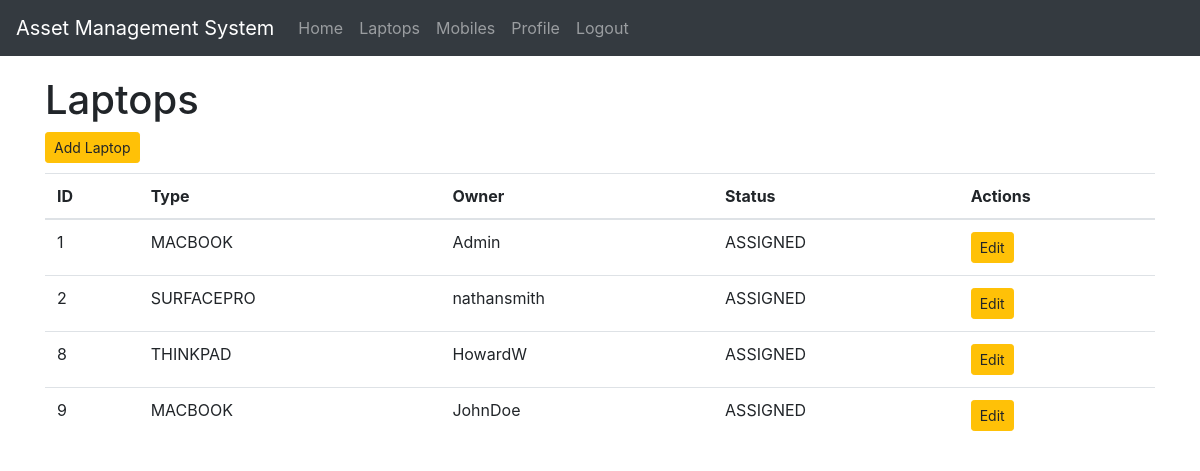
The page /display_laptops (signed in) on the database its author committed.
### inventory/models.py (models this page shows, shortened)
class Laptop(models.Model):
    type_choices = (
        ("SURFACEPRO", "Surface Pro"),
        ("MACBOOK", "MacBook"),
        ("THINKPAD", "Thinkpad"),
    )
    type = models.CharField(max_length=100, choices=type_choices, blank=False)
    owner = models.ForeignKey(User, blank=True, null=True, on_delete=models.CASCADE)
    status_choices = (
        ("AVAILABLE", "Device is available to be assigned"),
        ("ASSIGNED", "Device is assigned to a staff member"),
        ("SETUP_REQUIRED", "This device needs setting up before it can be assigned"),
    )
    status = models.CharField(max_length=100, choices=status_choices, blank=False)

### inventory/views.py (the view)
# urls.py: re_path(r"^display_laptops$", display_laptops, name="display_laptops"),
def display_laptops(request):
    items = Laptop.objects.all()
    context = {
        "items": items,
        "header": "Laptops",
    }
    return render(request, "inventory/index.html", context)

### inventory/templates/inventory/index.html (shortened to what this page needs)
{% extends 'inventory/base.html' %}
{% block body%}
    <h1>{{ header }}</h1>
    <div class="button-group">
        {% if header == "Laptops" %}
            <a href="{% url 'add_laptop' %}" class="btn btn-warning btn-sm" role="button">Add Laptop</a>
        {% elif header == "Mobiles" %}
            <a href="{% url 'add_mobile' %}" class="btn btn-warning btn-sm" role="button">Add Mobile</a>
        {% endif %}
    </div>
    {% if header == "Home" %}
        <h2>Welcome to the Asset Management System for NHSD</h2>
        {% if user.is_authenticated %}
            <p>Please select from one of the two following options</p>
            <a href="{% url 'display_laptops' %}" class="btn btn-primary btn-md" role="button">Laptops</a>
            <a href="{% url 'display_mobiles' %}" class="btn btn-primary btn-md" role="button">Mobiles</a>
        {% else %}
            <p>Please login or register an account to access this system</p>
            <a href="{% url 'login' %}" class="btn btn-primary btn-md" role="button">Login</a>
            <a href="{% url 'register_user' %}" class="btn btn-primary btn-md" role="button">Register</a>
        {% endif %}
    {% else %}
        <table class="table table-hover">
            <thead>
                <tr>
                    <th>ID</th>
                    <th>Type</th>
                    <th>Owner</th>
                    <th>Status</th>
                    <th>Actions</th>
                </tr>
            </thead>
            <tbody>
                {% for item in items %}
                    <tr>
                        <td>{{ item.pk }}</td>
                        <td>{{ item.type }}</td>
                        <td>{{ item.owner.username }}</td>
                        <td>{{ item.status }}</td>
                        {% if header == "Laptops" %}
                        <td>
                            <a href="{% url 'edit_laptop' item.pk %}" class="btn btn-warning btn-sm" role="button">Edit</a>
                        </td>
                        {% endif %}
                    </tr>
                {% endfor %}
            </tbody>
        </table>
    {% endif %}
{% endblock %}

### inventory/static/css/style.css (style rules this page uses)
.table { margin: 10px 0px 10px 0px; }

### rows shown on the page
Laptop: pk "1", type "MACBOOK", owner.username "Admin", status "ASSIGNED"
Laptop: pk "2", type "SURFACEPRO", owner.username "nathansmith", status "ASSIGNED"
Laptop: pk "8", type "THINKPAD", owner.username "HowardW", status "ASSIGNED"
Laptop: pk "9", type "MACBOOK", owner.username "JohnDoe", status "ASSIGNED"

### other values the page prints
{{ header }} "Laptops"
